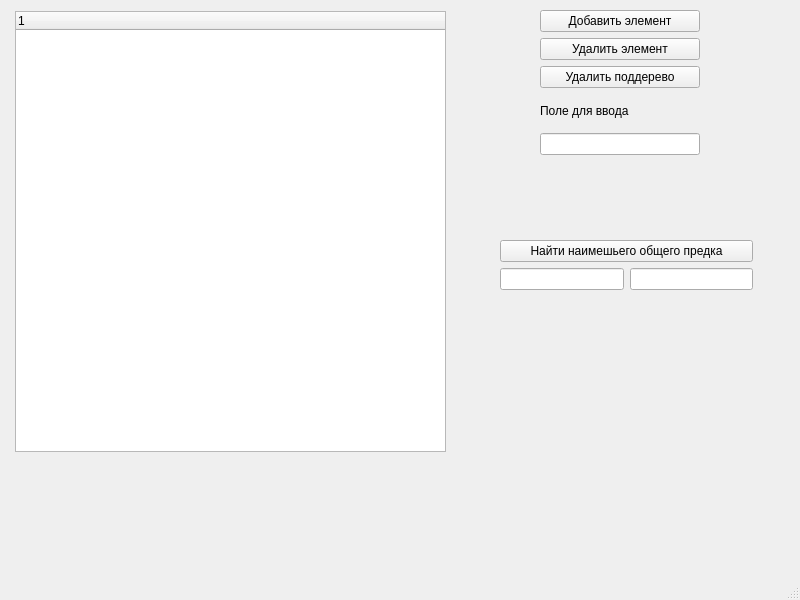
<?xml version="1.0" encoding="UTF-8"?>
<ui version="4.0">
 <class>MainWindow</class>
 <widget class="QMainWindow" name="MainWindow">
  <property name="geometry">
   <rect>
    <x>0</x>
    <y>0</y>
    <width>800</width>
    <height>600</height>
   </rect>
  </property>
  <property name="windowTitle">
   <string>MainWindow</string>
  </property>
  <widget class="QWidget" name="centralwidget">
   <widget class="QTreeWidget" name="treeWidget">
    <property name="geometry">
     <rect>
      <x>15</x>
      <y>11</y>
      <width>431</width>
      <height>441</height>
     </rect>
    </property>
    <column>
     <property name="text">
      <string notr="true">1</string>
     </property>
    </column>
   </widget>
   <widget class="QWidget" name="verticalLayoutWidget_2">
    <property name="geometry">
     <rect>
      <x>500</x>
      <y>240</y>
      <width>253</width>
      <height>83</height>
     </rect>
    </property>
    <layout class="QVBoxLayout" name="verticalLayout_2">
     <item>
      <widget class="QPushButton" name="find">
       <property name="text">
        <string>Найти наимешьего общего предка</string>
       </property>
      </widget>
     </item>
     <item>
      <layout class="QHBoxLayout" name="horizontalLayout">
       <item>
        <widget class="QLineEdit" name="v2"/>
       </item>
       <item>
        <widget class="QLineEdit" name="v1"/>
       </item>
      </layout>
     </item>
     <item>
      <widget class="QLabel" name="minnode">
       <property name="text">
        <string/>
       </property>
      </widget>
     </item>
    </layout>
   </widget>
   <widget class="QWidget" name="verticalLayoutWidget_3">
    <property name="geometry">
     <rect>
      <x>540</x>
      <y>10</y>
      <width>160</width>
      <height>145</height>
     </rect>
    </property>
    <layout class="QVBoxLayout" name="verticalLayout_3">
     <item>
      <widget class="QPushButton" name="add">
       <property name="text">
        <string>Добавить элемент</string>
       </property>
      </widget>
     </item>
     <item>
      <widget class="QPushButton" name="pushButton_2">
       <property name="text">
        <string>Удалить элемент</string>
       </property>
      </widget>
     </item>
     <item>
      <widget class="QPushButton" name="removetree">
       <property name="text">
        <string>Удалить поддерево</string>
       </property>
      </widget>
     </item>
     <item>
      <layout class="QVBoxLayout" name="verticalLayout">
       <item>
        <widget class="QLabel" name="label">
         <property name="text">
          <string>Поле для ввода</string>
         </property>
        </widget>
       </item>
       <item>
        <widget class="QLineEdit" name="lineEdit"/>
       </item>
      </layout>
     </item>
    </layout>
   </widget>
  </widget>
  <widget class="QMenuBar" name="menubar">
   <property name="geometry">
    <rect>
     <x>0</x>
     <y>0</y>
     <width>800</width>
     <height>22</height>
    </rect>
   </property>
  </widget>
  <widget class="QStatusBar" name="statusbar"/>
 </widget>
 <resources/>
 <connections/>
</ui>
